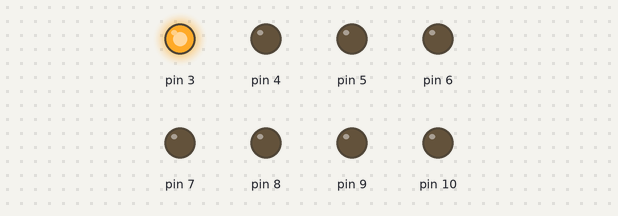
Recording of a sketch running on a simulated Arduino Uno, built with avr-gcc and run on an emulated ATmega328P. Parts: output pins drawn as LEDs (lit = HIGH).

Above: at 0.1 s.
At 1.6 s:
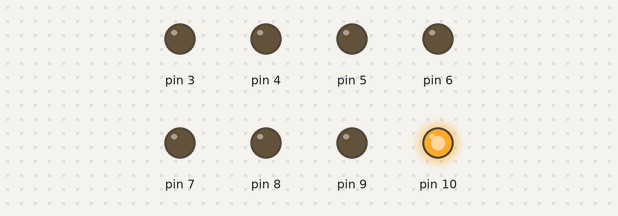
At 2.7 s:
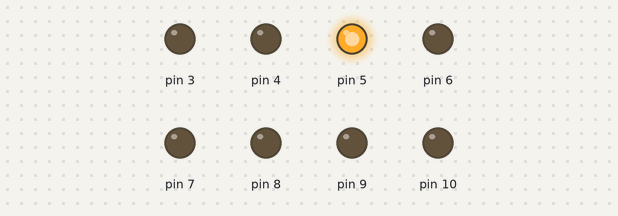
At 4.0 s:
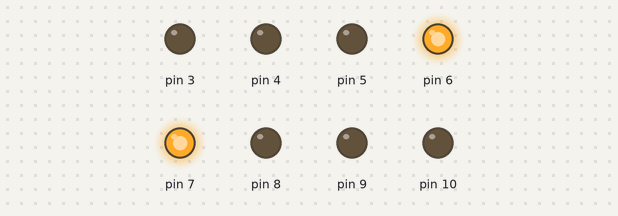
At 6.4 s:
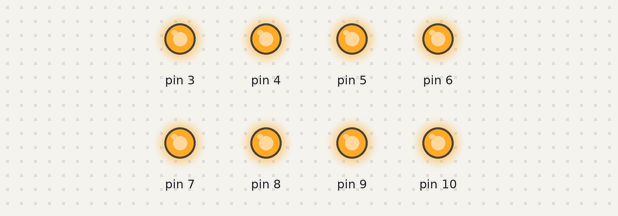
At 10.5 s:
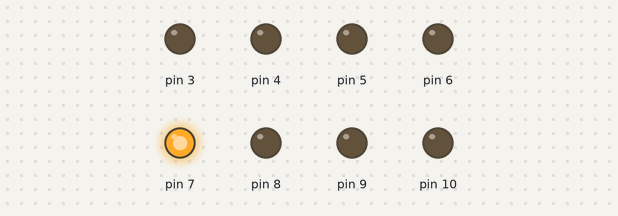
Timing chart, 0 to 10.8 s (numbered marks = the images above):
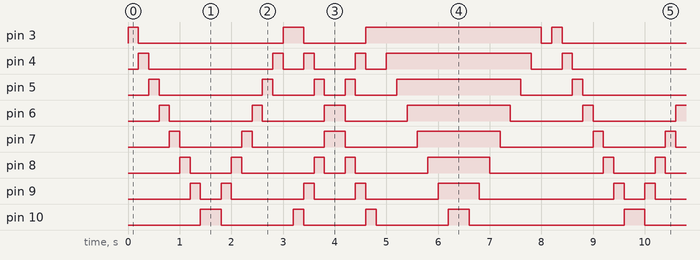

Measured:
- by itself, pin 3: repeats every 8.2 s: LOW 2.8 s, HIGH 0.40 s, LOW 1.2 s, HIGH 3.4 s, LOW 0.20 s, HIGH 0.20 s
- by itself, pin 6: repeats every 8.2 s: LOW 1.6 s, HIGH 0.20 s, LOW 1.2 s, HIGH 0.40 s, LOW 1.2 s, HIGH 2.0 s, LOW 1.4 s, HIGH 0.20 s
- by itself, pin 7: repeats every 8.2 s: LOW 1.2 s, HIGH 0.20 s, LOW 1.4 s, HIGH 0.40 s, LOW 1.4 s, HIGH 1.6 s, LOW 1.8 s, HIGH 0.20 s
- by itself, pin 10: repeats every 8.2 s: LOW 1.4 s, HIGH 0.20 s, LOW 1.2 s, HIGH 0.20 s, LOW 1.4 s, HIGH 0.40 s, LOW 3.0 s, HIGH 0.40 s
- by itself, pin 8: repeats every 8.2 s: LOW 0.80 s, HIGH 0.20 s, LOW 1.4 s, HIGH 0.20 s, LOW 0.40 s, HIGH 0.20 s, LOW 1.4 s, HIGH 1.2 s, LOW 2.2 s, HIGH 0.20 s
- by itself, pin 5: repeats every 8.2 s: LOW 2.0 s, HIGH 0.20 s, LOW 0.80 s, HIGH 0.20 s, LOW 0.40 s, HIGH 0.20 s, LOW 0.80 s, HIGH 2.4 s, LOW 1.0 s, HIGH 0.20 s

The sketch:

LedDisplay.ino
```cpp
//The third class
long  data[]=
{
  0x01,0x02,0x04,0x08,0x10,0x20,0x40,0x80,//单独一个从左至右亮
  0x80,0x40,0x20,0x10,0x08,0x04,0x02,0x01,//单独一个从从右至左亮
  0x81,0x42,0x24,0x18,0x18,0x24,0x42,0x81,//两边往中间亮及中间往两边亮
  0x01,0x03,0x07,0x0f,0x1f,0x3f,0x7f,0xff,//从左到右依次点亮
  0xff,0x7f,0x3f,0x1f,0x0f,0x07,0x03,0x01,//从右到左依次熄灭
};

void setup() {
  for(int x=3;x<11;x++)
  {
    pinMode(x,OUTPUT);  //设置输出引脚
  }

}

void loop() {
  for(int i=0; i<40; i++)  //分别读取不同花样灯
  {
    leddisplay(data[i]);
    delay(200);     //每个状态显示200ms
  }
  leddisplay(0x00);   //循环完毕全灭
  delay(200);

}

void leddisplay(int num)    // 将花样字模对应到端口显示
{
  /*================================================================
  先将16进制数向右移x位（num>>x），x代表了microduinoI/O口对应16进制的某位，
  0是最低位，7是最高位。再将移的数据与0x01按位与，就可以得到16进制数某位的
  数据（0或1），再将其值赋值给microduino的I/O就行。
  =================================================================*/
  digitalWrite(3, ((num>>0)&0x01)); //第0位输出到3号口
  digitalWrite(4, ((num>>1)&0x01)); //第1位输出到4号口：第1位右移1位到最低位，按位与得到1/0
  digitalWrite(5, ((num>>2)&0x01));
  digitalWrite(6, ((num>>3)&0x01));
  digitalWrite(7, ((num>>4)&0x01));
  digitalWrite(8, ((num>>5)&0x01));
  digitalWrite(9, ((num>>6)&0x01));
  digitalWrite(10,((num>>7)&0x01));
}
```
